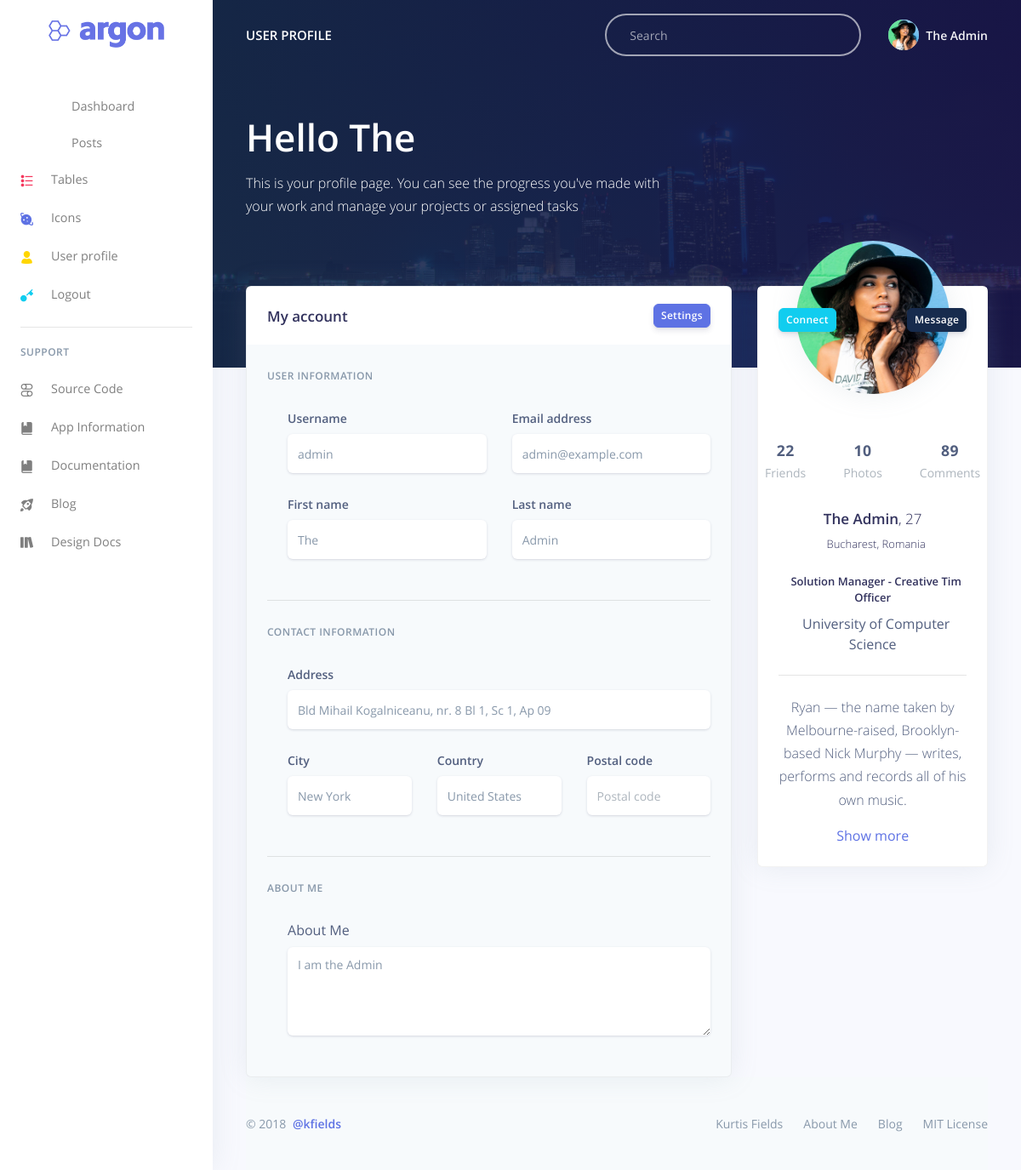
Screenshot of /dashboard/profile.html (signed in) with the database file from the repository.
### blogsley/models/users.py (models this page shows, shortened)
class User(UserMixin, db.Model):
    id = db.Column(db.Integer, primary_key=True)
    username = db.Column(db.String(64), index=True, unique=True)
    first_name = db.Column(db.String(32))
    last_name = db.Column(db.String(32))
    email = db.Column(db.String(120), index=True, unique=True)
    password_hash = db.Column(db.String(128))
    role = db.Column(db.String(16))
    about_me = db.Column(db.String(140))
    posts = db.relationship('Post', backref='author', lazy='dynamic')
    @property
    def full_name(self):
        return self.first_name + ' ' + self.last_name

### blogsley/dashboard/routes.py (the view)
@bp.route('/profile.html')
def profile():
    return render_template('pages/profile.html')

### blogsley/models/users.py (called while the page is built)
@login.user_loader
def load_user(id):
    return User.query.get(int(id))

### blogsley/dashboard/templates/pages/profile.html (shortened to what this page needs)
{% extends "layouts/dashboard/default.html" %}
{% block content %}
  <div class="main-content">
    <nav class="navbar navbar-top navbar-expand-md navbar-dark" id="navbar-main">
      <div class="container-fluid">
        <a class="h4 mb-0 text-white text-uppercase d-none d-lg-inline-block" href="/profile.html">User profile</a>
        <form class="navbar-search navbar-search-dark form-inline mr-3 d-none d-md-flex ml-lg-auto">
          <div class="form-group mb-0">
            <div class="input-group input-group-alternative">
              <div class="input-group-prepend">
                <span class="input-group-text"></span>
              </div>
              <input class="form-control" placeholder="Search" type="text">
            </div>
          </div>
        </form>
        {% include 'includes/user.html' %}
      </div>
    </nav>
    <div class="header pb-8 pt-5 pt-lg-8 d-flex align-items-center"
         style="min-height: 400px; background-image: url(/static/img/site-header.jpg); background-size: cover; background-position: 50% 50%;">
      <span class="mask bg-gradient-default opacity-8"></span>
      <div class="container-fluid d-flex align-items-center">
        <div class="row">
          <div class="col-lg-7 col-md-10">
            <h1 class="display-2 text-white">Hello {{current_user.first_name}}</h1>
            <p class="text-white mt-0 mb-5">This is your profile page. You can see the progress you've made with your work and manage your projects or assigned tasks</p>
          </div>
        </div>
      </div>
    </div>
    <div class="container-fluid mt--7">
      <div class="row">
        <div class="col-xl-4 order-xl-2 mb-5 mb-xl-0">
          <div class="card card-profile shadow">
            <div class="row justify-content-center">
              <div class="col-lg-3 order-lg-2">
                <div class="card-profile-image">
                  <a href="#">
                    <img src="/static/assets/img/theme/team-4-800x800.jpg" class="rounded-circle">
                  </a>
                </div>
              </div>
            </div>
            <div class="card-header text-center border-0 pt-8 pt-md-4 pb-0 pb-md-4">
              <div class="d-flex justify-content-between">
                <a href="#" class="btn btn-sm btn-info mr-4">Connect</a>
                <a href="#" class="btn btn-sm btn-default float-right">Message</a>
              </div>
            </div>
            <div class="card-body pt-0 pt-md-4">
              <div class="row">
                <div class="col">
                  <div class="card-profile-stats d-flex justify-content-center mt-md-5">
                    <div>
                      <span class="heading">22</span>
                      <span class="description">Friends</span>
                    </div>
                    <div>
                      <span class="heading">10</span>
                      <span class="description">Photos</span>
                    </div>
                    <div>
                      <span class="heading">89</span>
                      <span class="description">Comments</span>
                    </div>
                  </div>
                </div>
              </div>
              <div class="text-center">
                <h3>
                  {{current_user.full_name}}<span class="font-weight-light">, 27</span>
                </h3>
                <div class="h5 font-weight-300">
                  Bucharest, Romania
                </div>
                <div class="h5 mt-4">
                  Solution Manager - Creative Tim Officer
                </div>
                <div>
                  University of Computer Science
                </div>
                <hr class="my-4" />
                <p>Ryan — the name taken by Melbourne-raised, Brooklyn-based Nick Murphy — writes, performs and records all of his own music.</p>
                <a href="#">Show more</a>
              </div>
            </div>
          </div>
        </div>
        <div class="col-xl-8 order-xl-1">
          <div class="card bg-secondary shadow">
            <div class="card-header bg-white border-0">
              <div class="row align-items-center">
                <div class="col-8">
                  <h3 class="mb-0">My account</h3>
                </div>
                <div class="col-4 text-right">
                  <a href="#!" class="btn btn-sm btn-primary">Settings</a>
                </div>
              </div>
            </div>
            <div class="card-body">
              <form>
                <h6 class="heading-small text-muted mb-4">User information</h6>
                <div class="pl-lg-4">
                  <div class="row">
                    <div class="col-lg-6">
                      <div class="form-group">
                        <label class="form-control-label" for="input-username">Username</label>
                        <input type="text" id="input-username" class="form-control form-control-alternative" placeholder="Username" value="{{current_user.username}}">
                      </div>
                    </div>
                    <div class="col-lg-6">
                      <div class="form-group">
                        <label class="form-control-label" for="input-email">Email address</label>
                        <input type="email" id="input-email" class="form-control form-control-alternative" placeholder="Email" value="{{current_user.email}}">
                      </div>
                    </div>
                  </div>
                  <div class="row">
                    <div class="col-lg-6">
                      <div class="form-group">
                        <label class="form-control-label" for="input-first-name">First name</label>
                        <input type="text" id="input-first-name" class="form-control form-control-alternative" placeholder="First name" value="{{current_user.first_name}}">
                      </div>
                    </div>
                    <div class="col-lg-6">
                      <div class="form-group">
                        <label class="form-control-label" for="input-last-name">Last name</label>
                        <input type="text" id="input-last-name" class="form-control form-control-alternative" placeholder="Last name" value="{{current_user.last_name}}">
                      </div>
                    </div>
                  </div>
                </div>
                <hr class="my-4" />
                <h6 class="heading-small text-muted mb-4">Contact information</h6>
                <div class="pl-lg-4">
                  <div class="row">
                    <div class="col-md-12">
                      <div class="form-group">
                        <label class="form-control-label" for="input-address">Address</label>
                        <input id="input-address" class="form-control form-control-alternative" placeholder="Home Address" value="Bld Mihail Kogalniceanu, nr. 8 Bl 1, Sc 1, Ap 09" type="text">
                      </div>
                    </div>
                  </div>
                  <div class="row">
                    <div class="col-lg-4">
                      <div class="form-group">
                        <label class="form-control-label" for="input-city">City</label>
                        <input type="text" id="input-city" class="form-control form-control-alternative" placeholder="City" value="New York">
                      </div>
                    </div>
                    <div class="col-lg-4">
                      <div class="form-group">
                        <label class="form-control-label" for="input-country">Country</label>
                        <input type="text" id="input-country" class="form-control form-control-alternative" placeholder="Country" value="United States">
                      </div>
                    </div>
                    <div class="col-lg-4">
                      <div class="form-group">
                        <label class="form-control-label" for="input-country">Postal code</label>
                        <input type="number" id="input-postal-code" class="form-control form-control-alternative" placeholder="Postal code">
                      </div>
                    </div>
                  </div>
                </div>
                <hr class="my-4" />
                <h6 class="heading-small text-muted mb-4">About me</h6>
                <div class="pl-lg-4">
                  <div class="form-group">
                    <label>About Me</label>
                    <textarea rows="4" class="form-control form-control-alternative" placeholder="A few words about you ...">{{current_user.about_me}}</textarea>
                  </div>
                </div>
              </form>
            </div>
          </div>
        </div>
      </div>
      {% include 'includes/footer.html' %}
    </div>
  </div>
  {% endblock %}

### blogsley/dashboard/templates/layouts/dashboard/default.html (shortened to what this page needs)
<!DOCTYPE html>
<html>
  <head>
    {% include 'includes/header.html' %}
  </head>
<body>
  {% include 'includes/sidenav.html' %}
  {% block content %}
  {% endblock %}
</body>
</html>

### blogsley/auth/templates/includes/header.html (shortened to what this page needs)
  <link href="/static/assets/vendor/nucleo/css/nucleo.css" rel="stylesheet">
  <link href="/static/css/dashboard.css" rel="stylesheet" type="text/css">
  <link href="/static/css/chart.css" rel="stylesheet" type="text/css">

### blogsley/dashboard/templates/includes/sidenav.html (shortened to what this page needs)
  <nav class="navbar navbar-vertical fixed-left navbar-expand-md navbar-light bg-white" id="sidenav-main">
    <div class="container-fluid">
      <a class="navbar-brand pt-0" href="/">
        <img src="/static/assets/img/brand/blue.png" class="navbar-brand-img" alt="Flask Argon Dashboard">
      </a>
      <div class="collapse navbar-collapse" id="sidenav-collapse-main">
        <ul class="navbar-nav">
          <li class="nav-item">
            <a class="nav-link" href={{ url_for('dashboard.index') }}>
               Dashboard
          </li>
          <li class="nav-item">
            <a class="nav-link" href={{ url_for('dashboard.posts') }}>
               Posts
            </a>
          </li>
          <li class="nav-item">
            <a class="nav-link" href={{ url_for('dashboard.tables') }}>
              <i class="ni ni-bullet-list-67 text-red"></i> Tables
            </a>
          </li>
          <li class="nav-item">
            <a class="nav-link" href={{ url_for('dashboard.icons') }}>
              <i class="ni ni-planet text-blue"></i> Icons
            </a>
          </li>
          <li class="nav-item">
            <a class="nav-link" href={{ url_for('dashboard.profile') }}>
              <i class="ni ni-single-02 text-yellow"></i> User profile
            </a>
          </li>
          {% if current_user.is_authenticated %}
          <li class="nav-item">
            <a class="nav-link" href={{ url_for('auth.logout') }}>
              <i class="ni ni-key-25 text-info"></i> Logout
            </a>
          </li>
          {% endif %}
        </ul>
        <hr class="my-3">
        <h6 class="navbar-heading text-muted">Support</h6>
        <ul class="navbar-nav mb-md-3">
          <li class="nav-item">
            <a class="nav-link" href="https://github.com/app-generator/flask-argon-dashboard">
              <i class="ni ni-ui-04"></i> Source Code
            </a>
          </li>
          <li class="nav-item">
            <a class="nav-link" href="https://appseed.us/admin-dashboards/flask-dashboard-argon">
              <i class="ni ni-book-bookmark"></i> App Information
            </a>
          </li>
          <li class="nav-item">
            <a class="nav-link" href="https://docs.appseed.us/admin-dashboards/flask-dashboard-argon/">
              <i class="ni ni-book-bookmark"></i> Documentation
            </a>
          </li>
          <li class="nav-item">
            <a class="nav-link" href="https://blog.appseed.us/flask-argon-dashboard-zero-to-full-stack/">
              <i class="ni ni-spaceship"></i> Blog
            </a>
          </li>
          <li class="nav-item">
            <a class="nav-link" href="https://demos.creative-tim.com/argon-dashboard/docs/getting-started/overview.html">
              <i class="ni ni-books"></i> Design Docs
            </a>
          </li>
        </ul>
      </div>
    </div>
  </nav>

### blogsley/dashboard/templates/includes/user.html (shortened to what this page needs)
<ul class="navbar-nav align-items-center d-none d-md-flex">
    <li class="nav-item dropdown">
      <a class="nav-link pr-0" href="#" role="button" data-toggle="dropdown" aria-haspopup="true" aria-expanded="false">
        <div class="media align-items-center">
          <span class="avatar avatar-sm rounded-circle">
            <img alt="Image placeholder" src="/static/assets/img/theme/team-4-800x800.jpg">
          </span>
          <div class="media-body ml-2 d-none d-lg-block">
            <span class="mb-0 text-sm  font-weight-bold">{{current_user.full_name}}</span>
          </div>
        </div>
      </a>
    </li>
  </ul>

### blogsley/templates/includes/footer.html
      <footer class="footer site-footer container">
        <div class="row align-items-center justify-content-xl-between">
          <div class="col-xl-6">
            <div class="copyright text-center text-xl-left text-muted">
              &copy; 2018 <a href="https://github.com/kfields" class="font-weight-bold ml-1" target="_blank">@kfields</a>
            </div>
          </div>
          <div class="col-xl-6">
            <ul class="nav nav-footer justify-content-center justify-content-xl-end">
              <li class="nav-item">
                <a href="https://kfields.netlify.com/" class="nav-link" target="_blank">Kurtis Fields</a>
              </li>
              <li class="nav-item">
                <a href="https://kfields.netlify.com/about" class="nav-link" target="_blank">About Me</a>
              </li>
              <li class="nav-item">
                <a href="https://kfields.netlify.com/blog" class="nav-link" target="_blank">Blog</a>
              </li>
              <li class="nav-item">
                <a href="https://github.com/blogsley/blogsley-flask/master/LICENSE.md" class="nav-link" target="_blank">MIT License</a>
              </li>
            </ul>
          </div>
        </div>
      </footer>

### rows the page displays
User: full_name "The Admin", first_name "The", username "admin", email "admin@example.com", last_name "Admin", about_me "I am the Admin"
